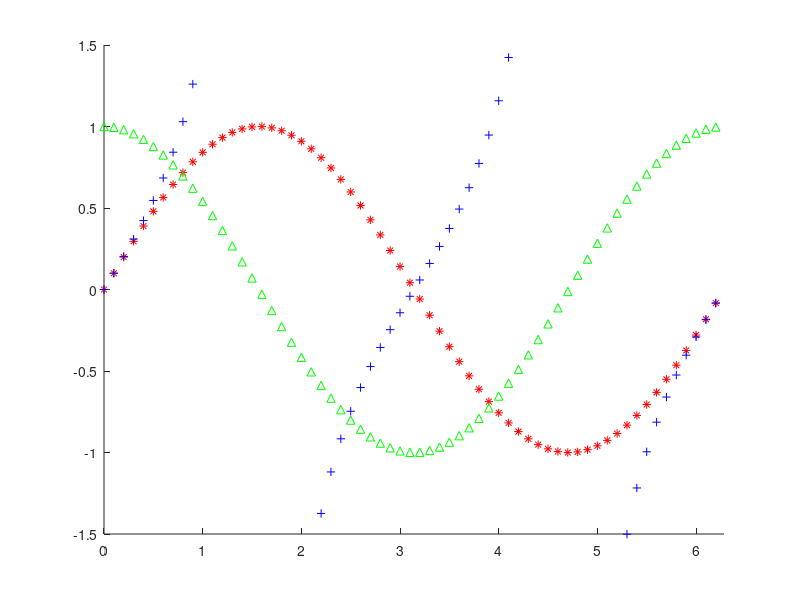

Here is the MATLAB script that generated this plot:
t=0:0.1:2*pi;
x=sin(t);
y=cos(t);
z=tan(t);
hold on
plot(t,x,'*r')
plot(t,y,'^g')
plot(t,z,'+b')
axis([0 2*pi -1.5 1.5])